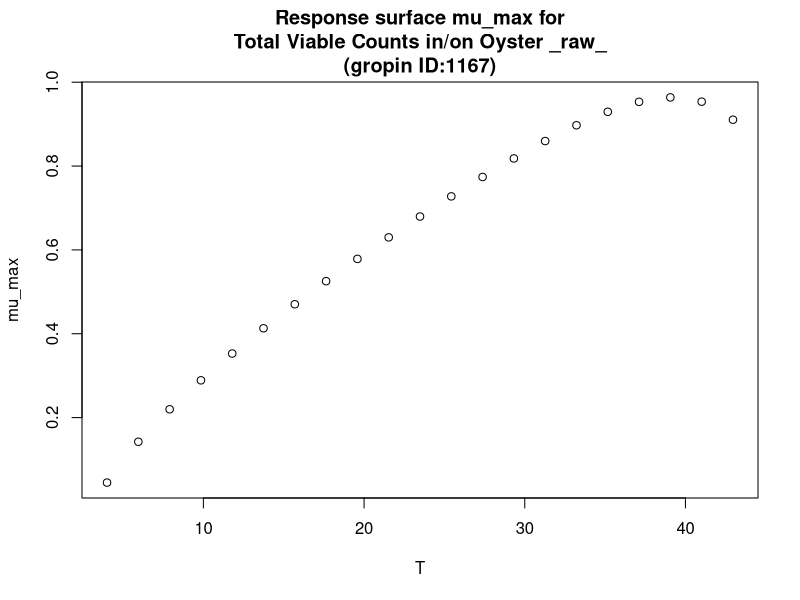

Generate this figure with R:
#############################
# start of Parameter script
#############################
T <- seq(4.004,42.957042957043,length.out=21)
#############################
# end of Parameter script
#############################
############################# 
# start of Model script Gropin ID 1167 
#############################
 
# constant coefficients for this model
 
variables <- data.frame(T)
argumentsPar <- expand.grid(variables)
 
# heart of the model
response_surface <- function(T) {
   mumax <-0.072*((T-3.47)^0.75)*(1-exp(0.227*(T-50.11)))

return(mumax=mumax)
} 

# output parameters
mumax <- cbind(argumentsPar,response_surface(argumentsPar['T']))
colnames(mumax) <- c(colnames(argumentsPar),'mumax')
#############################
# End of Model script
#############################
############################# 
# start of Visualisation script Gropin ID 1167 
#############################
plot(T,mumax$mumax,
                          xlab='T',
                          ylab='mu_max',main='Response surface mu_max for
Total Viable Counts in/on Oyster _raw_
(gropin ID:1167)')
#############################
# End of Visualisation script
#############################
